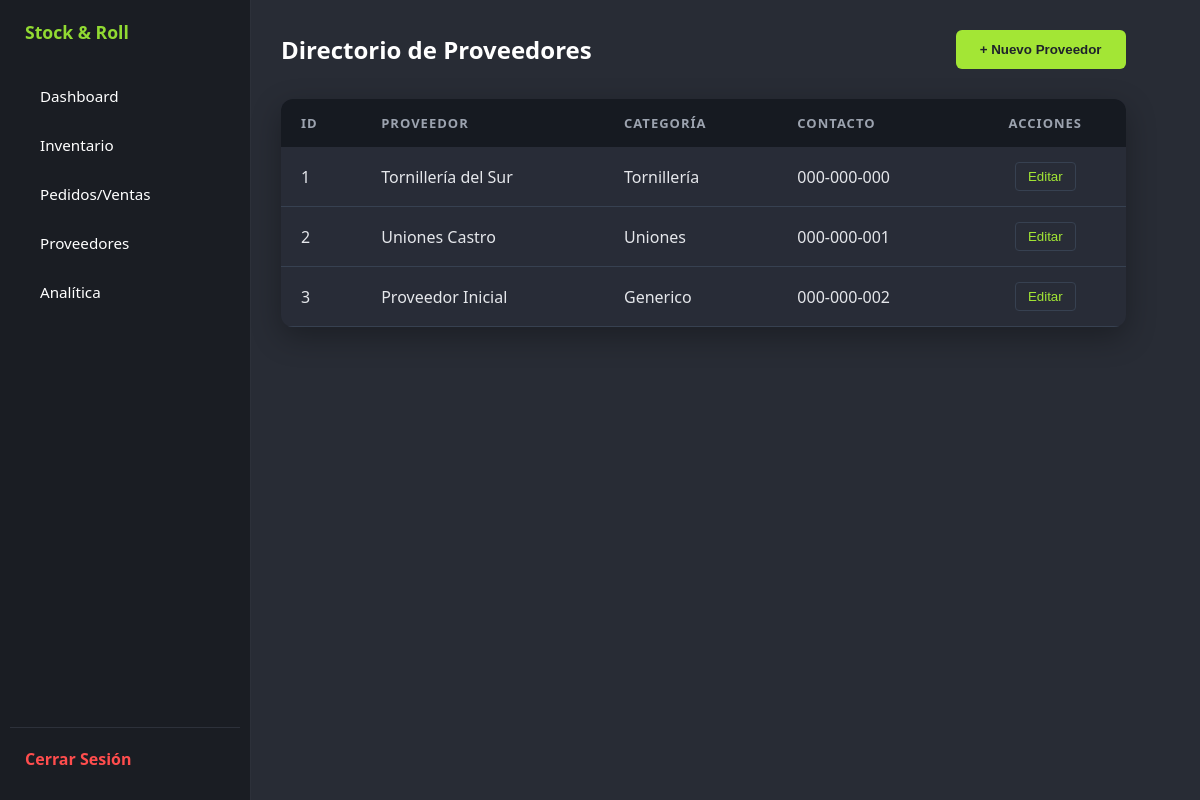
/proveedores (signed in), run on the app's committed database.
### tables this page shows
CREATE TABLE proveedores (
            id INTEGER PRIMARY KEY AUTOINCREMENT,
            nombre TEXT NOT NULL UNIQUE
        , categoria TEXT, contacto TEXT);

### app.py (the view)
@app.route('/proveedores')
@login_required
def proveedores():
    con = conectar_db()
    datos = con.execute('SELECT * FROM proveedores').fetchall()
    con.close()
    return render_template('proveedores1.html', proveedores=datos)

### app.py (called while the page is built)
def login_required(f):
    @wraps(f)
    def decorated_function(*args, **kwargs):
        if 'usuario_logueado' not in session:
            flash("Por favor, inicia sesión para acceder.")
            return redirect(url_for('index'))
        return f(*args, **kwargs)
    return decorated_function

def conectar_db():
    conexion = sqlite3.connect('inventario.db')
    conexion.row_factory = sqlite3.Row
    return conexion

### templates/proveedores1.html (shortened to what this page needs)
{% extends "test_layout.html" %}
{% block content %}
<link rel="stylesheet" href="{{ url_for('static', filename='css/proveedores1.css') }}">
<div class="main-container" style="padding: 30px; box-sizing: border-box;">
    <header class="header-pagina">
        <h2 class="title">Directorio de Proveedores</h2>
        <button class="btn-nuevo" onclick="abrirModalNuevo()">+ Nuevo Proveedor</button>
    </header>
    <section class="card-tabla">
        <table>
            <thead>
                <tr>
                    <th>ID</th>
                    <th>Proveedor</th>
                    <th>Categoría</th>
                    <th>Contacto</th>
                    <th style="text-align: center;">Acciones</th>
                </tr>
            </thead>
            <tbody>
                {% for prov in proveedores %}
                <tr>
                    <td>{{ prov.id }}</td>
                    <td>{{ prov.nombre }}</td>
                    <td>{{ prov.categoria }}</td>
                    <td>{{ prov.contacto }}</td>
                    <td style="text-align: center;">
                        <button class="btn-editar"
                                onclick="editarProveedor('{{ prov.id }}', '{{ prov.nombre }}', '{{ prov.categoria }}', '{{ prov.contacto }}')">
                            Editar
                        </button>
                    </td>
                </tr>
                {% endfor %}
            </tbody>
        </table>
    </section>
</div>
{% endblock %}

### static/css/proveedores1.css (style rules this page uses)
body { display: flex; margin: 0; padding: 0; width: 100vw; height: 100vh; background-color: #32353e; font-family: 'Segoe UI', Tahoma, sans-serif; overflow: hidden; }
.header-pagina { display: flex; justify-content: space-between; align-items: center; margin-bottom: 30px; }
h2 { color: white; margin: 0; }
.card-tabla { background-color: #282c37; border-radius: 12px; overflow: hidden; box-shadow: 0 10px 30px rgba(0,0,0,0.3); width: 95%; }
table { width: 100%; border-collapse: collapse; }
th { background-color: #161a21; padding: 15px 20px; color: #9ca3af; text-align: left; font-size: 13px; text-transform: uppercase; letter-spacing: 1px; }
td { padding: 15px 20px; border-bottom: 1px solid #374151; color: #e5e7eb; }
.btn-nuevo { background: #a3e635; color: #1e222b; border: none; padding: 12px 24px; border-radius: 6px; font-weight: bold; cursor: pointer; transition: transform 0.2s; margin-right: 5%; }
.btn-editar { background: none; border: 1px solid #374151; color: #a3e635; padding: 6px 12px; border-radius: 4px; cursor: pointer; transition: all 0.3s; }

### templates/test_layout.html (style rules this page uses)
body { display: flex; margin: 0; padding: 0; width: 100%; height: 100vh; overflow: hidden; background-color: #32353e; font-family: 'Segoe UI', Tahoma, sans-serif; }

### data on the page
proveedores: id "1", nombre "Tornillería del Sur", categoria "Tornillería", contacto "000-000-000"
proveedores: id "2", nombre "Uniones Castro", categoria "Uniones", contacto "000-000-001"
proveedores: id "3", nombre "Proveedor Inicial", categoria "Generico", contacto "000-000-002"
